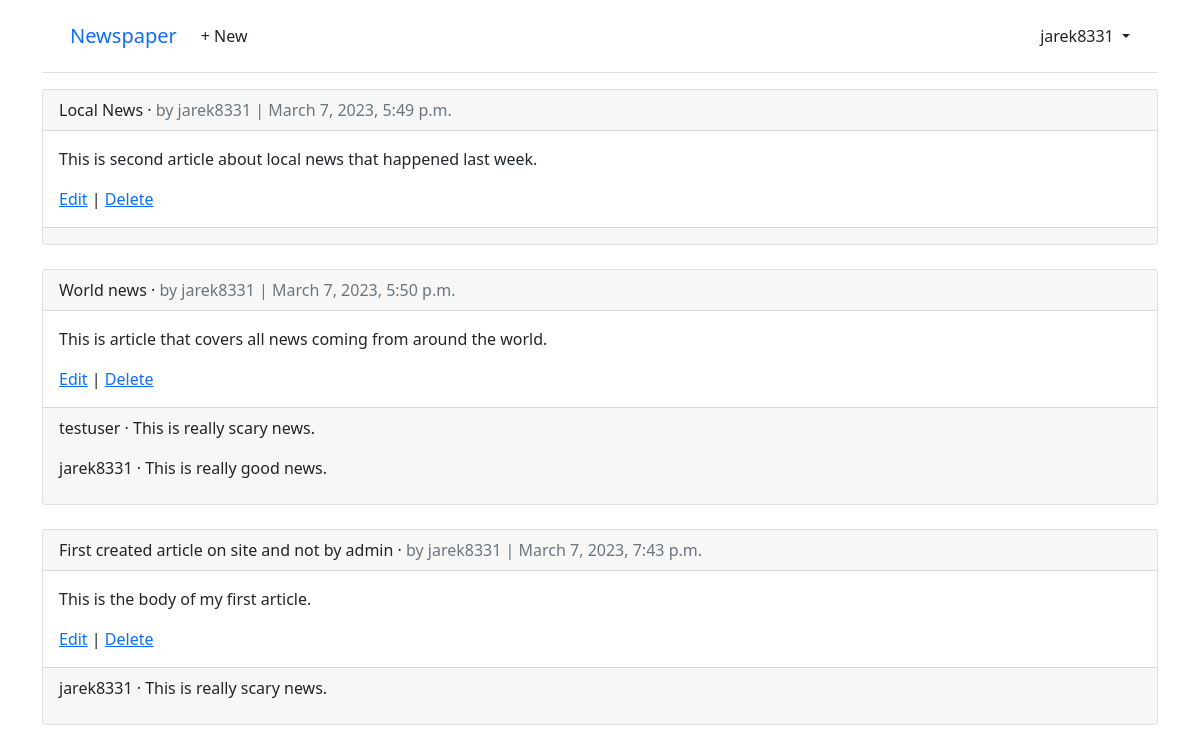
Page /articles/ (signed in) on the committed database.
### accounts/models.py (models this page shows)
class CustomUser(AbstractUser):
    age = models.PositiveIntegerField(null=True, blank=True)

### articles/models.py (models this page shows, shortened)
class Article(models.Model):
    title = models.CharField(max_length=255)
    body = models.TextField()
    date = models.DateTimeField(auto_now_add=True)
    author = models.ForeignKey(settings.AUTH_USER_MODEL,
                               on_delete=models.CASCADE,
                               )

class Comment(models.Model):
    article = models.ForeignKey(Article, on_delete=models.CASCADE)
    comment = models.CharField(max_length=140)
    author = models.ForeignKey(settings.AUTH_USER_MODEL,
                               on_delete=models.CASCADE)
    def __str__(self):
        return self.comment

### articles/views.py (the view)
# urls.py: path('', ArticleListView.as_view(),
class ArticleListView(LoginRequiredMixin, ListView):
    model = Article
    template_name = 'article_list.html'

### templates/article_list.html (shortened to what this page needs)
{% extends 'base.html' %}
{% block content %}
{% for article in article_list %}
  <div class="card">
    <div class="card-header">
      <span class="font-weight-bold">{{ article.title }}</span> &middot;
      <span class="text-muted">by {{ article.author }} |
      {{ article.date }}</span>
    </div>
    <div class="card-body">
      <p>{{ article.body }}</p>
      <a href="{% url 'article_edit' article.pk %}">Edit</a> |
      <a href="{% url 'article_delete' article.pk %}">Delete</a>
    </div>
    <div class="card-footer">
      {% for comment in article.comment_set.all %}
        <p>
          <span class="font-weight-bold">
            {{ comment.author }} &middot;
          </span>
          {{ comment }}
        </p>
      {% endfor %}
    </div>
  </div>
  <br />
{% endfor %}
{% endblock content %}

### templates/base.html (shortened to what this page needs)
<!DOCTYPE html>
<html>
<head>
  <link href="https://cdn.jsdelivr.net/npm/bootstrap@5.1.3/dist/css/bootstrap.min.css" rel="stylesheet">
</head>
<body>
  <div class="container">
    <header class="p-3 mb-3 border-bottom">
      <div class="container">
        <div class="d-flex flex-wrap align-items-center justify-content-center
          justify-content-lg-start">
          <a class="navbar-brand" href="{% url 'home' %}">Newspaper</a>
          <ul class="nav col-12 col-lg-auto me-lg-auto mb-2 justify-content-center
            mb-md-0">
            {% if user.is_authenticated %}
            <li><a href="{% url 'article_new' %}" class="nav-link px-2 link-dark">+ New</a></li>
          </ul>
          <div class="dropdown text-end">
            <a href="#" class="d-block link-dark text-decoration-none dropdown-toggle" id="dropdownUser1"
              data-bs-toggle="dropdown" aria-expanded="false">
              {{ user.username }}
            </a>
          </div>
          {% else %}
          <div class="text-end">
            <a href="{% url 'login' %}" class="btn btn-outline-primary me-2">Log
              In</a>
            <a href="{% url 'signup' %}" class="btn btn-primary">Sign Up</a>
          </div>
          {% endif %}
        </div>
      </div>
    </header>
    <main>
      {% block content %}
      {% endblock content %}
    </main>
  </div>
</body>
</html>

### rows in the picture
CustomUser: username "jarek8331"
Article: title "Local News", author "jarek8331", date "March 7, 2023, 5:49 p.m.", body "This is second article about local news that happened last week."
Article: title "World news", author "jarek8331", date "March 7, 2023, 5:50 p.m.", body "This is article that covers all news coming from around the world."
Comment: author "testuser", comment "This is really scary news."
Comment: author "jarek8331", comment "This is really good news."
Article: title "First created article on site and not by admin", author "jarek8331", date "March 7, 2023, 7:43 p.m.", body "This is the body of my first article."
Comment: author "jarek8331", comment "This is really scary news."
